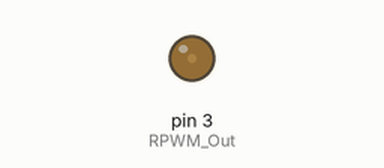
Recording of a sketch running on a simulated Arduino Uno, built with avr-gcc and run on an emulated ATmega328P. Parts: output pins drawn as LEDs (lit = HIGH).

Above: at 0.05 s.
At 6.0 s:
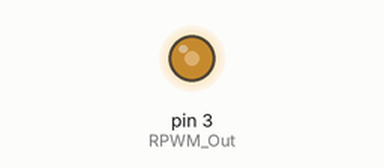
Timing chart, 0 to 10.4 s (numbered marks = the images above):
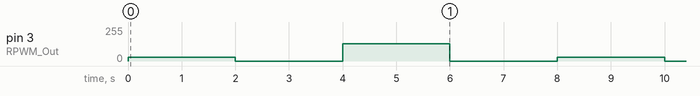

Measured:
- by itself, pin 3 (RPWM_Out): repeats every 8.0 s: 0/255 2.0 s, 128/255 2.0 s, 0/255 2.0 s, 30/255 2.0 s, until it stays 0/255 from 30.0 s

The sketch:

teste_pwm.ino
```cpp
#define RPWM_Out 3 // Arduino PWM output pin 5; connect to IBT-2 pin 1 (RPWM)

int i = 0;

void setup()
{
 pinMode(RPWM_Out, OUTPUT);
 analogWrite(RPWM_Out, 0);
}

void loop()
{
 while (i < 4) {
 analogWrite(RPWM_Out, 30);
 delay(2000);
 analogWrite(RPWM_Out, 0);
 delay(2000);
 analogWrite(RPWM_Out, 128);
 delay(2000);
 analogWrite(RPWM_Out, 0);
 delay(2000);
 i++;
 }
}
```
